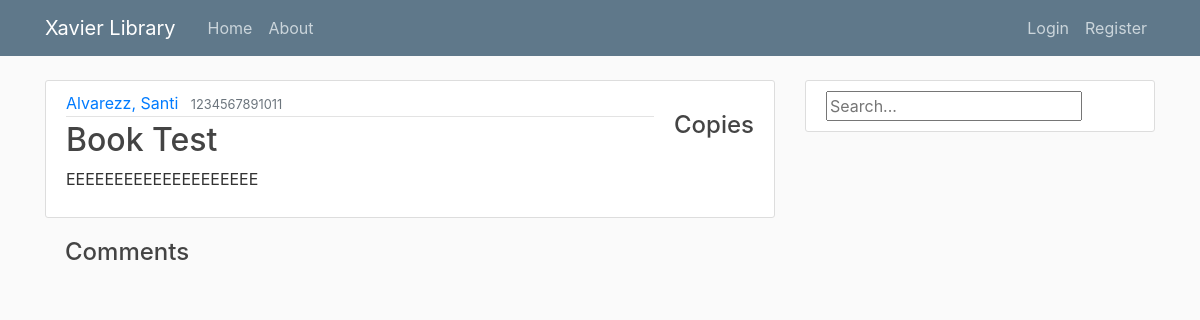
Before: /book/1/ with the older database file.
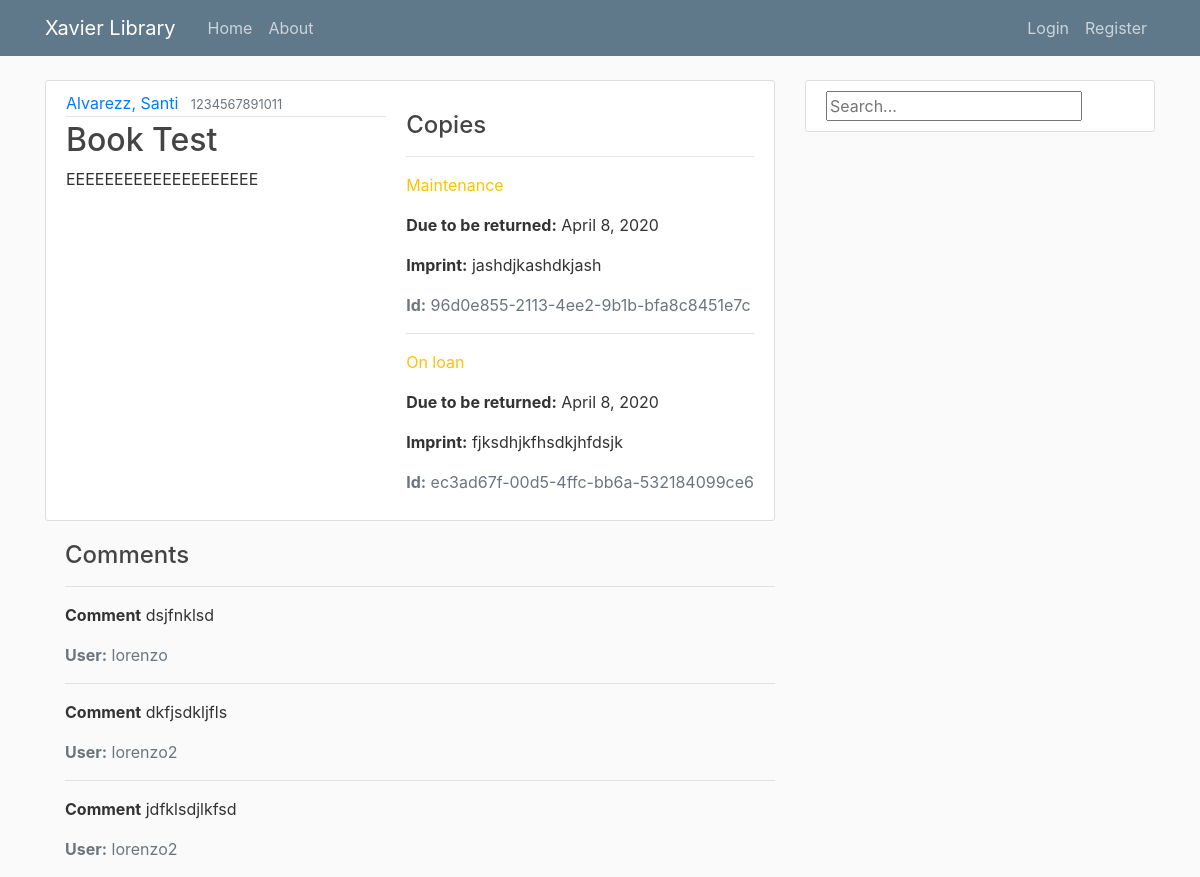
After: the same page with the newer database file.
### library/models.py (models this page shows, shortened)
class BookInstance(models.Model):
    id = models.UUIDField(primary_key=True, default=uuid.uuid4,
                          help_text="Unique ID for this particular book across whole library")
    book = models.ForeignKey('Book', on_delete=models.SET_NULL, null=True)
    imprint = models.CharField(max_length=200)
    due_back = models.DateField(null=True, blank=True)
    borrower = models.ForeignKey(User, on_delete=models.SET_NULL, null=True, blank=True)
    LOAN_STATUS = (
        ('d', 'Maintenance'),
        ('o', 'On loan'),
        ('a', 'Available'),
        ('r', 'Reserved'),
    )
    status = models.CharField(
        max_length=1,
        choices=LOAN_STATUS,
        blank=True,
        default='d',
        help_text='Book availability')
    class Meta:
        ordering = ['due_back']
        permissions = (("can_mark_returned", "Set book as returned"),)

class comment(models.Model):
    book = models.ForeignKey('Book', on_delete=models.SET_NULL, null=True)
    comment = models.TextField(max_length=1000, help_text="Enter a brief description of the book")
    author = models.ForeignKey(User, on_delete=models.SET_NULL, null=True)

### library/views.py (the view)
# urls.py: path('book/<int:pk>/',BookDetailView.as_view(), name='book-detail'),#path('book/<book>',views.book, name='library-book'),
class BookDetailView(DetailView):
	model = Book

### library/models.py (called while the page is built)
    def __str__(self):
        return '{0}, {1}'.format(self.last_name, self.first_name)

### library/templates/library/book_detail.html (shortened to what this page needs)
{% extends "library/base.html" %}
{% block content%}
			<article class="media content-section">
			  <div class="media-body">
			    <div class="article-metadata">
			      <a class="mr-2" href="#">{{ object.author }}</a>
			      <small class="text-muted">{{ object.isbn }}</small>
			    </div>
			    <h2 class="article-title">{{ object.title }}</h2>
			    <p class="article-content">{{ object.summary }}</p>
			  </div>
			  <div style="margin-left:20px;margin-top:20px">
			    <h4>Copies</h4>
			    {% for copy in book.bookinstance_set.all %}
			      <hr>
			      <p class="{% if copy.status == 'a' %}text-success{% elif copy.status == 'm' %}text-danger{% else %}text-warning{% endif %}">
			        {{ copy.get_status_display }}
			      </p>
			      {% if copy.status != 'a' %}
			        <p><strong>Due to be returned:</strong> {{ copy.due_back }}</p>
			      {% endif %}
			      <p><strong>Imprint:</strong> {{ copy.imprint }}</p>
			      <p class="text-muted"><strong>Id:</strong> {{ copy.id }}</p>
			    {% endfor %}
			  </div>
			</article>
			<div style="margin-left:20px;margin-top:20px">
			    <h4>Comments</h4>
			    {% for comment in book.comment_set.all %}
			      <hr>
			      <p><strong>Comment</strong> {{ comment.comment }}</p>
			      <p class="text-muted"><strong>User:</strong> {{ comment.author }}</p>
			    {% endfor %}
			  </div>
{% endblock content %}

Changed rows visible on the page:
added BookInstance: status "Maintenance", due_back "April 8, 2020", imprint "jashdjkashdkjash", id "96d0e855-2113-4ee2-9b1b-bfa8c8451e7c"
added BookInstance: status "On loan", due_back "April 8, 2020", imprint "fjksdhjkfhsdkjhfdsjk", id "ec3ad67f-00d5-4ffc-bb6a-532184099ce6"
added comment: comment "dsjfnklsd", author "lorenzo"
added comment: comment "dkfjsdkljfls", author "lorenzo2"
added comment: comment "jdfklsdjlkfsd", author "lorenzo2"
